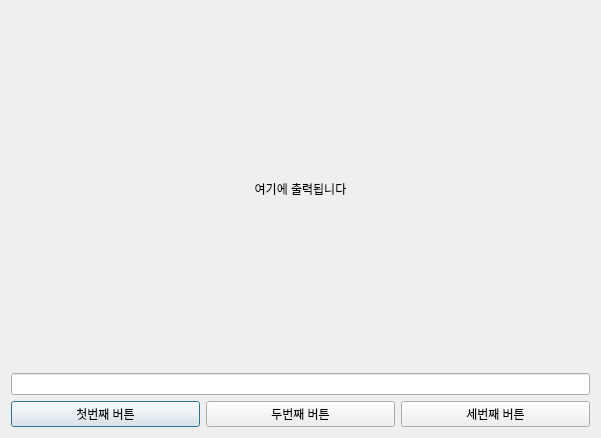
<?xml version="1.0" encoding="UTF-8"?>
<ui version="4.0">
 <class>Dialog</class>
 <widget class="QDialog" name="Dialog">
  <property name="geometry">
   <rect>
    <x>0</x>
    <y>0</y>
    <width>601</width>
    <height>438</height>
   </rect>
  </property>
  <property name="windowTitle">
   <string>Dialog</string>
  </property>
  <layout class="QVBoxLayout" name="verticalLayout_2">
   <item>
    <widget class="QLabel" name="label">
     <property name="minimumSize">
      <size>
       <width>0</width>
       <height>200</height>
      </size>
     </property>
     <property name="text">
      <string>여기에 출력됩니다</string>
     </property>
     <property name="alignment">
      <set>Qt::AlignCenter</set>
     </property>
    </widget>
   </item>
   <item>
    <widget class="QLineEdit" name="lineEdit"/>
   </item>
   <item>
    <layout class="QHBoxLayout" name="horizontalLayout">
     <item>
      <widget class="QPushButton" name="pushButton_3">
       <property name="text">
        <string>첫번째 버튼</string>
       </property>
      </widget>
     </item>
     <item>
      <widget class="QPushButton" name="pushButton">
       <property name="text">
        <string>두번째 버튼</string>
       </property>
      </widget>
     </item>
     <item>
      <widget class="QPushButton" name="pushButton_2">
       <property name="text">
        <string>세번째 버튼</string>
       </property>
      </widget>
     </item>
    </layout>
   </item>
  </layout>
 </widget>
 <resources/>
 <connections>
  <connection>
   <sender>pushButton_3</sender>
   <signal>clicked()</signal>
   <receiver>Dialog</receiver>
   <slot>slot_1st()</slot>
   <hints>
    <hint type="sourcelabel">
     <x>112</x>
     <y>330</y>
    </hint>
    <hint type="destinationlabel">
     <x>111</x>
     <y>376</y>
    </hint>
   </hints>
  </connection>
  <connection>
   <sender>pushButton</sender>
   <signal>clicked()</signal>
   <receiver>Dialog</receiver>
   <slot>slot_3rd()</slot>
   <hints>
    <hint type="sourcelabel">
     <x>302</x>
     <y>329</y>
    </hint>
    <hint type="destinationlabel">
     <x>301</x>
     <y>374</y>
    </hint>
   </hints>
  </connection>
  <connection>
   <sender>pushButton_2</sender>
   <signal>clicked()</signal>
   <receiver>Dialog</receiver>
   <slot>slot_2nd()</slot>
   <hints>
    <hint type="sourcelabel">
     <x>498</x>
     <y>329</y>
    </hint>
    <hint type="destinationlabel">
     <x>497</x>
     <y>391</y>
    </hint>
   </hints>
  </connection>
  <connection>
   <sender>lineEdit</sender>
   <signal>textChanged(QString)</signal>
   <receiver>label</receiver>
   <slot>setText(QString)</slot>
   <hints>
    <hint type="sourcelabel">
     <x>299</x>
     <y>225</y>
    </hint>
    <hint type="destinationlabel">
     <x>299</x>
     <y>133</y>
    </hint>
   </hints>
  </connection>
 </connections>
 <slots>
  <slot>slot_1st()</slot>
  <slot>slot_2nd()</slot>
  <slot>slot_3rd()</slot>
 </slots>
</ui>
